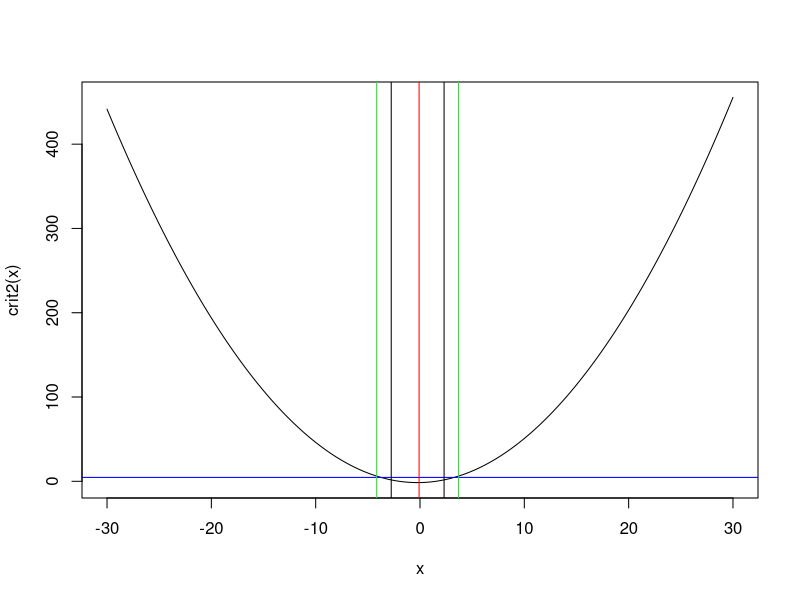

Write the R code that produced this figure.
### Sim
efr_cov <- c()
was_cov <- c()
efr_len <- c()
was_len <- c()
sigma <- 5
alpha <- 0.01
for (nn in 1:100) {
  N <- 10
  THETA <- rnorm(N,0,sigma)
  X <- rnorm(N,THETA,1)
  EST <- max(var(X[-1])-1,0)
 
  Bhat <- 1 - (N-2)/sum(X*X)
  efrL <- Bhat*X[1]-qnorm(1-alpha/2)*sqrt(Bhat+2/(N-2)*X[1]^2*(1-Bhat)^2)
  efrU <- Bhat*X[1]+qnorm(1-alpha/2)*sqrt(Bhat+2/(N-2)*X[1]^2*(1-Bhat)^2)
  
  
  wasL <- X[1] - sqrt(2*log(1/alpha) + 2*log(1+EST) + X[1]^2/(1+EST))
  wasU <- X[1] + sqrt(2*log(1/alpha) + 2*log(1+EST) + X[1]^2/(1+EST))
  
  efr_cov[nn] <- (efrL<THETA[1])*(THETA[1]<efrU)
  was_cov[nn] <- (wasL<THETA[1])*(THETA[1]<wasU)
  efr_len[nn] <- efrU-efrL
  was_len[nn] <- wasU-wasL

}

crit2 <- function(x) {log(dnorm(X[1],0,sqrt(1+EST)))-log(dnorm(X[1],x,1))}
curve(crit2,from = -30,to = 30,n=1000)
abline(h=log(1/alpha),col='blue')
abline(v=efrL)
abline(v=efrU)
abline(v=wasL,col='green')
abline(v=wasU,col='green')
abline(v=THETA[1],col='red')

mean(efr_cov)
mean(was_cov)
mean(efr_len)
mean(was_len)
mean(was_len/efr_len,na.rm=T)